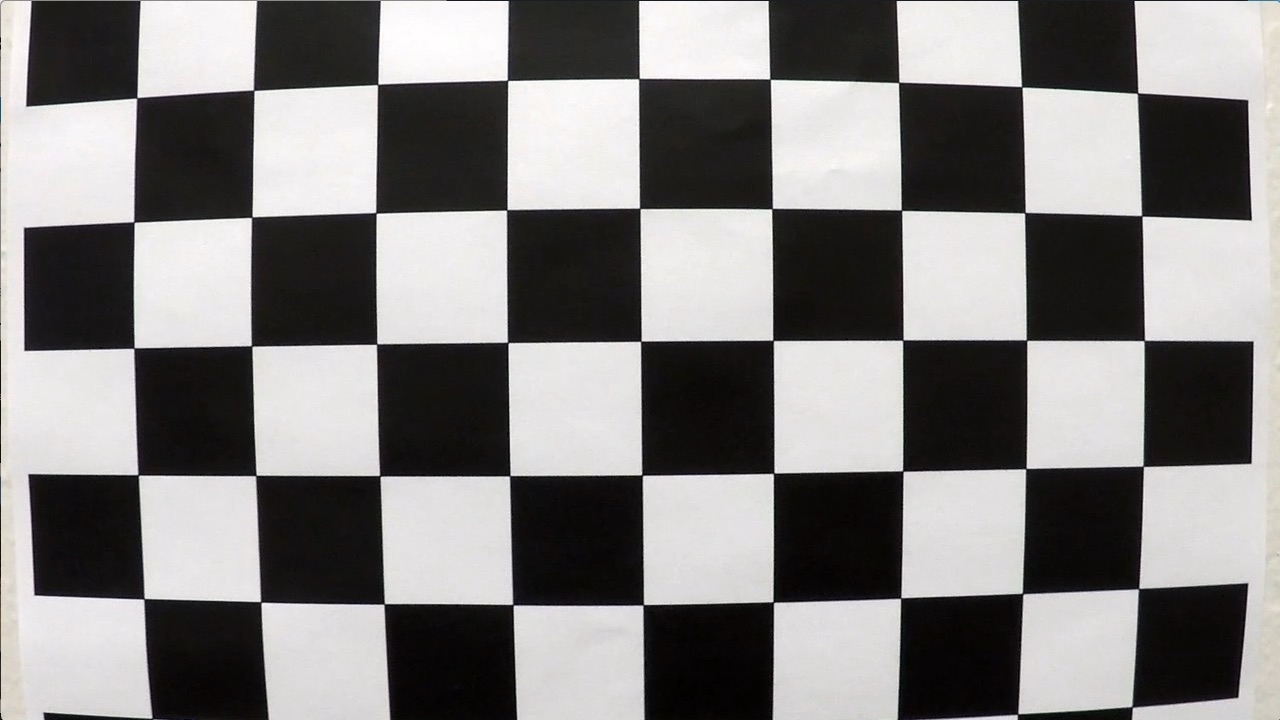
#> input picture data/images_for_calibration/calibration1.jpg, 1280 x 720 px; its folder holds only this picture in this run
$ jupyter execute --allow-errors project_lanetracker.ipynb   (shell and % lines are left out)   (older library calls are emulated)
#> lines starting #> are read from the running program, lines starting #| are printed output that depends on the picture; after the words box and inside, x2 and y2 are one past the last pixel; in counts of white or black regions, pixels touching at a corner belong together
### source/lanetracker/camera.py
import numpy as np
import cv2
import matplotlib.image as mpimg


class CameraCalibration(object):
    """
    Prepares camera calibration pipeline based on a set of calibration images.
    """

    def __init__(self, calibration_images, pattern_size=(9, 6), retain_calibration_images=False):
        """
        Initializes camera calibration pipeline based on a set of calibration images.

        Parameters
        ----------
        calibration_images          : Calibration images.
        pattern_size                : Shape of the calibration pattern.
        retain_calibration_images   : Flag indicating if we need to preserve calibration images.
        """
        self.camera_matrix = None
        self.dist_coefficients = None
        self.calibration_images_success = []
        self.calibration_images_error = []
        self.calculate_calibration(calibration_images, pattern_size, retain_calibration_images)
#> in calculate_calibration, image is the input picture: shape (720, 1280, 3); mean R, G, B 130.1, 128.4, 127.8
#> in calculate_calibration, `found, corners = cv2.findChessboardCorners(gray, pattern_size, None)`: found = False; corners = None

    # [16 lines left out: function __call__, not called in this run]

    def calculate_calibration(self, images, pattern_size, retain_calibration_images):
        """
        Prepares calibration settings.

        Parameters
        ----------
        images                      : Set of calibration images.
        pattern_size                : Calibration pattern shape.
        retain_calibration_images   : Flag indicating if we need to preserve calibration images.
        """
        # Prepare object points: (0,0,0), (1,0,0), (2,0,0), ...
        pattern = np.zeros((pattern_size[1] * pattern_size[0], 3), np.float32)
        pattern[:, :2] = np.mgrid[0:pattern_size[0], 0:pattern_size[1]].T.reshape(-1, 2)
        pattern_points = []  # 3d points in real world space
        image_points = []  # 2d points in image plane.
        image_size = None

        # Step through the list and search for chessboard corners
        for i, path in enumerate(images):
            image = mpimg.imread(path)
            gray = cv2.cvtColor(image, cv2.COLOR_RGB2GRAY)
            # Find the chessboard corners
            found, corners = cv2.findChessboardCorners(gray, pattern_size, None)
            # If found, add object points and image points
            if found:
                pattern_points.append(pattern)
                image_points.append(corners)
                image_size = (image.shape[1], image.shape[0])
                if retain_calibration_images:
                    cv2.drawChessboardCorners(image, pattern_size, corners, True)
                    self.calibration_images_success.append(image)
            else:
                if retain_calibration_images:
                    self.calibration_images_error.append(image)

        if pattern_points and image_points:
            _, self.camera_matrix, self.dist_coefficients, _, _ = cv2.calibrateCamera(
                pattern_points, image_points, image_size, None, None
            )

### source/lanetracker/gradients.py
import numpy as np
import cv2


def gradient_abs_value_mask(image, sobel_kernel=3, axis='x', threshold=(0, 255)):
    """
    Masks the image based on gradient absolute value.

    Parameters
    ----------
    image           : Image to mask.
    sobel_kernel    : Kernel of the Sobel gradient operation.
    axis            : Axis of the gradient, 'x' or 'y'.
    threshold       : Value threshold for it to make it to appear in the mask.

    Returns
    -------
    Image mask with 1s in activations and 0 in other pixels.
    """
    # Take the absolute value of derivative in x or y given orient = 'x' or 'y'
    if axis == 'x':
        sobel = np.absolute(cv2.Sobel(image, cv2.CV_64F, 1, 0, ksize=sobel_kernel))
    if axis == 'y':
        sobel = np.absolute(cv2.Sobel(image, cv2.CV_64F, 0, 1, ksize=sobel_kernel))
    # Scale to 8-bit (0 - 255) then convert to type = np.uint8
    sobel = np.uint8(255 * sobel / np.max(sobel))
    # Create a mask of 1's where the scaled gradient magnitude is > thresh_min and < thresh_max
    mask = np.zeros_like(sobel)
    # Return this mask as your binary_output image
    mask[(sobel >= threshold[0]) & (sobel <= threshold[1])] = 1
    return mask

def gradient_magnitude_mask(image, sobel_kernel=3, threshold=(0, 255)):
    """
    Masks the image based on gradient magnitude.

    Parameters
    ----------
    image           : Image to mask.
    sobel_kernel    : Kernel of the Sobel gradient operation.
    threshold       : Magnitude threshold for it to make it to appear in the mask.

    Returns
    -------
    Image mask with 1s in activations and 0 in other pixels.
    """
    # Take the gradient in x and y separately
    sobel_x = cv2.Sobel(image, cv2.CV_64F, 1, 0, ksize=sobel_kernel)
    sobel_y = cv2.Sobel(image, cv2.CV_64F, 0, 1, ksize=sobel_kernel)
    # Calculate the magnitude
    magnitude = np.sqrt(sobel_x ** 2 + sobel_y ** 2)
    # Scale to 8-bit (0 - 255) and convert to type = np.uint8
    magnitude = (magnitude * 255 / np.max(magnitude)).astype(np.uint8)
    # Create a binary mask where mag thresholds are met
    mask = np.zeros_like(magnitude)
    mask[(magnitude >= threshold[0]) & (magnitude <= threshold[1])] = 1
    # Return this mask as your binary_output image
    return mask

def gradient_direction_mask(image, sobel_kernel=3, threshold=(0, np.pi / 2)):
    """
    Masks the image based on gradient direction.

    Parameters
    ----------
    image           : Image to mask.
    sobel_kernel    : Kernel of the Sobel gradient operation.
    threshold       : Direction threshold for it to make it to appear in the mask.

    Returns
    -------
    Image mask with 1s in activations and 0 in other pixels.
    """
    # Take the gradient in x and y separately
    sobel_x = cv2.Sobel(image, cv2.CV_64F, 1, 0, ksize=sobel_kernel)
    sobel_y = cv2.Sobel(image, cv2.CV_64F, 0, 1, ksize=sobel_kernel)
    # Take the absolute value of the x and y gradients and calculate the direction of the gradient
    direction = np.arctan2(np.absolute(sobel_y), np.absolute(sobel_x))
    # Create a binary mask where direction thresholds are met
    mask = np.zeros_like(direction)
    # Return this mask as your binary_output image
    mask[(direction >= threshold[0]) & (direction <= threshold[1])] = 1
    return mask

def color_threshold_mask(image, threshold=(0, 255)):
    """
    Masks the image based on color intensity.

    Parameters
    ----------
    image           : Image to mask.
    threshold       : Color intensity threshold.

    Returns
    -------
    Image mask with 1s in activations and 0 in other pixels.
    """
    mask = np.zeros_like(image)
    mask[(image > threshold[0]) & (image <= threshold[1])] = 1
    return mask

def get_edges(image, separate_channels=False):
    """
    Masks the image based on a composition of edge detectors: gradient value,
    gradient magnitude, gradient direction and color.

    Parameters
    ----------
    image               : Image to mask.
    separate_channels   : Flag indicating if we need to put masks in different color channels.

    Returns
    -------
    Image mask with 1s in activations and 0 in other pixels.
    """
    # Convert to HLS color space and separate required channel
    hls = cv2.cvtColor(np.copy(image), cv2.COLOR_RGB2HLS).astype(np.float)
    s_channel = hls[:, :, 2]
    # Get a combination of all gradient thresholding masks
    gradient_x = gradient_abs_value_mask(s_channel, axis='x', sobel_kernel=3, threshold=(20, 100))
    gradient_y = gradient_abs_value_mask(s_channel, axis='y', sobel_kernel=3, threshold=(20, 100))
    magnitude = gradient_magnitude_mask(s_channel, sobel_kernel=3, threshold=(20, 100))
    direction = gradient_direction_mask(s_channel, sobel_kernel=3, threshold=(0.7, 1.3))
    gradient_mask = np.zeros_like(s_channel)
    gradient_mask[((gradient_x == 1) & (gradient_y == 1)) | ((magnitude == 1) & (direction == 1))] = 1
    # Get a color thresholding mask
    color_mask = color_threshold_mask(s_channel, threshold=(170, 255))

    if separate_channels:
        return np.dstack((np.zeros_like(s_channel), gradient_mask, color_mask))
    else:
        mask = np.zeros_like(gradient_mask)
        mask[(gradient_mask == 1) | (color_mask == 1)] = 1
        return mask

### source/lanetracker/perspective.py
import numpy as np
import cv2

def flatten_perspective(image):
    """
    Warps the image from the vehicle front-facing camera mapping hte road to a bird view perspective.

    Parameters
    ----------
    image       : Image from the vehicle front-facing camera.

    Returns
    -------
    Warped image.
    """
    # Get image dimensions
    (h, w) = (image.shape[0], image.shape[1])
    # Define source points
    source = np.float32([[w // 2 - 76, h * .625], [w // 2 + 76, h * .625], [-100, h], [w + 100, h]])
    # Define corresponding destination points
    destination = np.float32([[100, 0], [w - 100, 0], [100, h], [w - 100, h]])
    transform_matrix = cv2.getPerspectiveTransform(source, destination)
    unwarp_matrix = cv2.getPerspectiveTransform(destination, source)
    return (cv2.warpPerspective(image, transform_matrix, (w, h)), unwarp_matrix)

### source/project_lanetracker.ipynb
1. 패키지 호출

[cell 1]
import numpy as np
import matplotlib.pyplot as plt
import matplotlib.image as mpimg
import matplotlib.gridspec as gridspec
import glob
import cv2

2. 카메라 조정

[cell 2]
from lanetracker import camera
from matplotlib import pyplot
import glob
images = glob.glob('../data/images_for_calibration/*.jpg')
setCamera = camera.CameraCalibration(images,[9,6],True)

for successImage in setCamera.calibration_images_success:
    b,g,r = cv2.split(successImage)
    successImage2 = cv2.merge([r,g,b])
    pyplot.imshow(successImage2)
    pyplot.xticks([])
    pyplot.yticks([])
    pyplot.show()
for errorImage in setCamera.calibration_images_error:
    b,g,r = cv2.split(errorImage)
    errorImage2 = cv2.merge([r,g,b])
    pyplot.imshow(errorImage2)
    pyplot.xticks([])
    pyplot.yticks([])
    pyplot.show()
#> this loop made 1 pass

3. 사물 가장자리 추출

[cell 3]
from matplotlib import pyplot
from lanetracker import gradients

image = cv2.imread("../data/straight_lines.jpg")
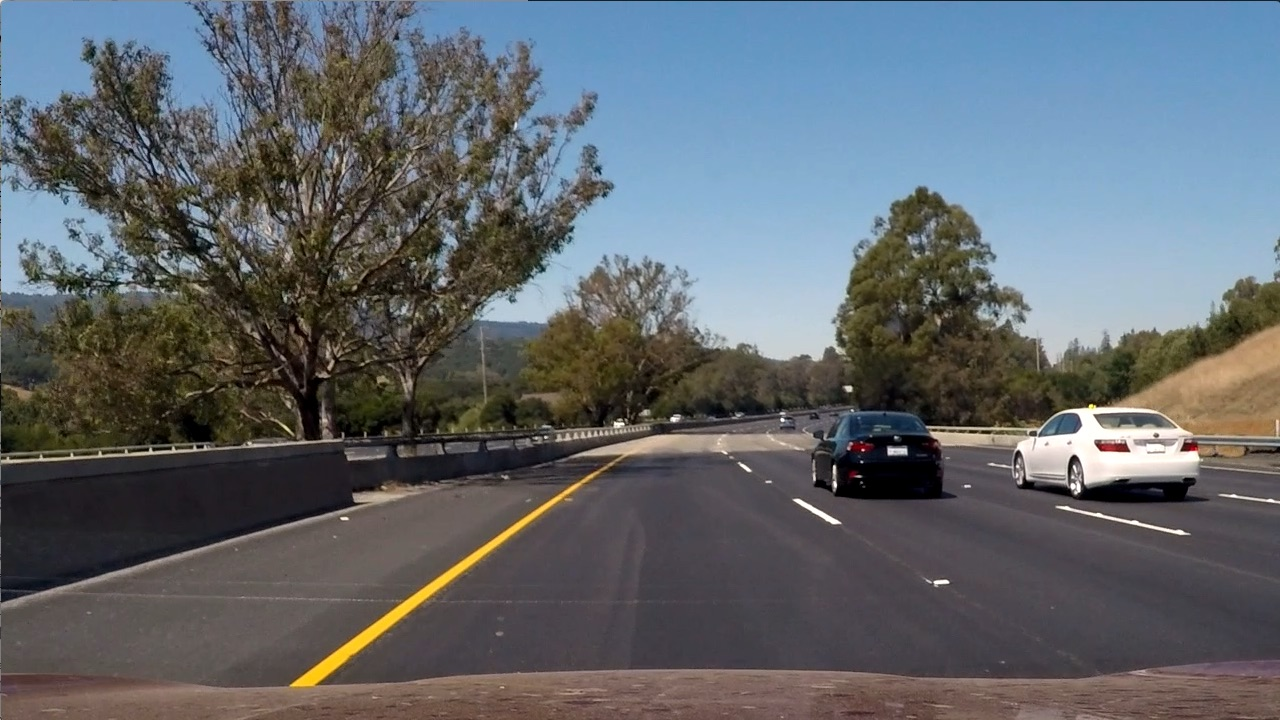
#> input picture data/straight_lines.jpg, 1280 x 720 px
#> image is the input picture: shape (720, 1280, 3); mean B, G, R 107.9, 102.6, 97

edge = gradients.get_edges(image)
#> in get_edges, `gradient_x = gradient_abs_value_mask(s_channel, axis='x', sobel_kernel..`:
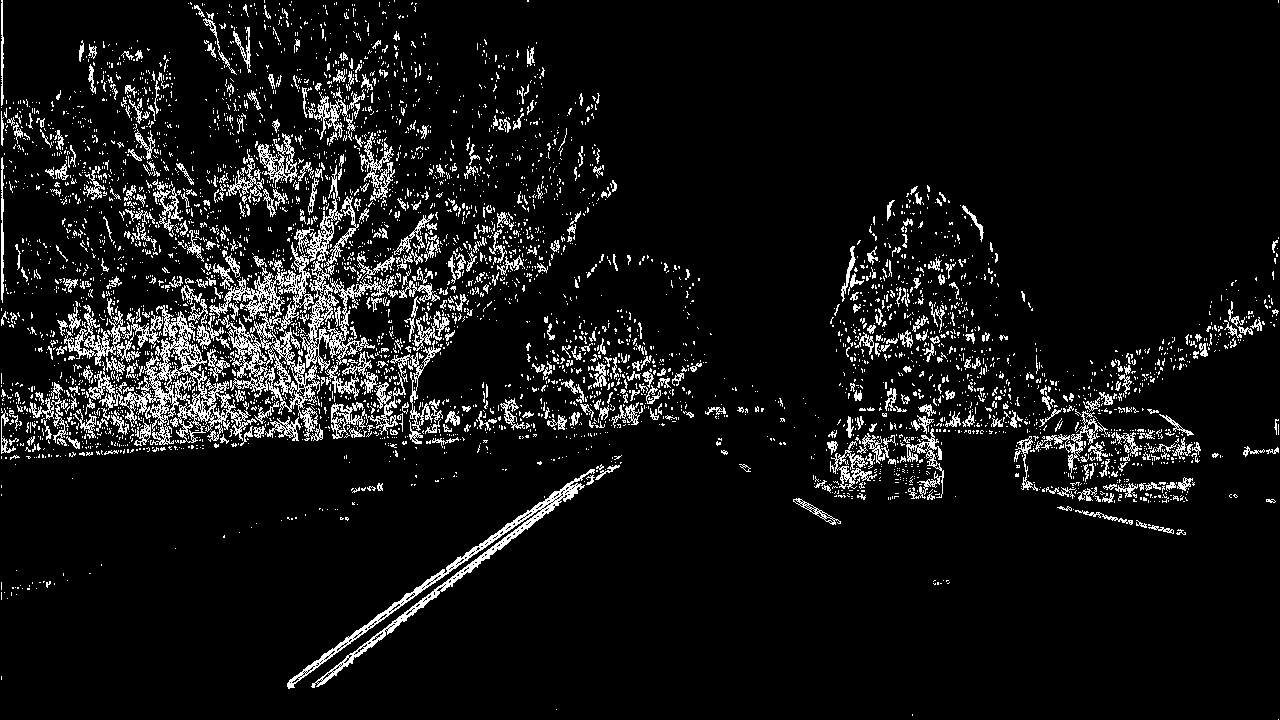
#> gradient_x: shape (720, 1280); values 0 (black) and 1 (white), 8% white in thin lines or dots
#> in get_edges, `gradient_y = gradient_abs_value_mask(s_channel, axis='y', sobel_kernel..`: gradient_y: shape (720, 1280); values 0 (black) and 1 (white), 8.7% white in thin lines or dots
#> in get_edges, `magnitude = gradient_magnitude_mask(s_channel, sobel_kernel=3, thresho..`: magnitude: shape (720, 1280); values 0 (black) and 1 (white), 12.1% white in thin lines or dots
#> in get_edges, `direction = gradient_direction_mask(s_channel, sobel_kernel=3, thresho..`: direction: shape (720, 1280) float64; values 0 (black) and 1 (white), 32.8% white in thin lines or dots
#> in get_edges, `color_mask = color_threshold_mask(s_channel, threshold=(170, 255))`: color_mask: shape (720, 1280) float64; values 0 (black) and 1 (white), 2.1% white; 1313 white regions (1218 under 20 px), largest, box (x1, y1, x2, y2) and area: (1035, 401, 1199, 478) 3418, (290, 484, 580, 687) 3277, (835, 453, 941, 499) 1871
#> edge: shape (720, 1280) float64; values 0 (black) and 1 (white), 7.2% white in thin lines or dots
pyplot.imshow(edge)
pyplot.xticks([])
pyplot.yticks([])
pyplot.show()

b,g,r = cv2.split(image)
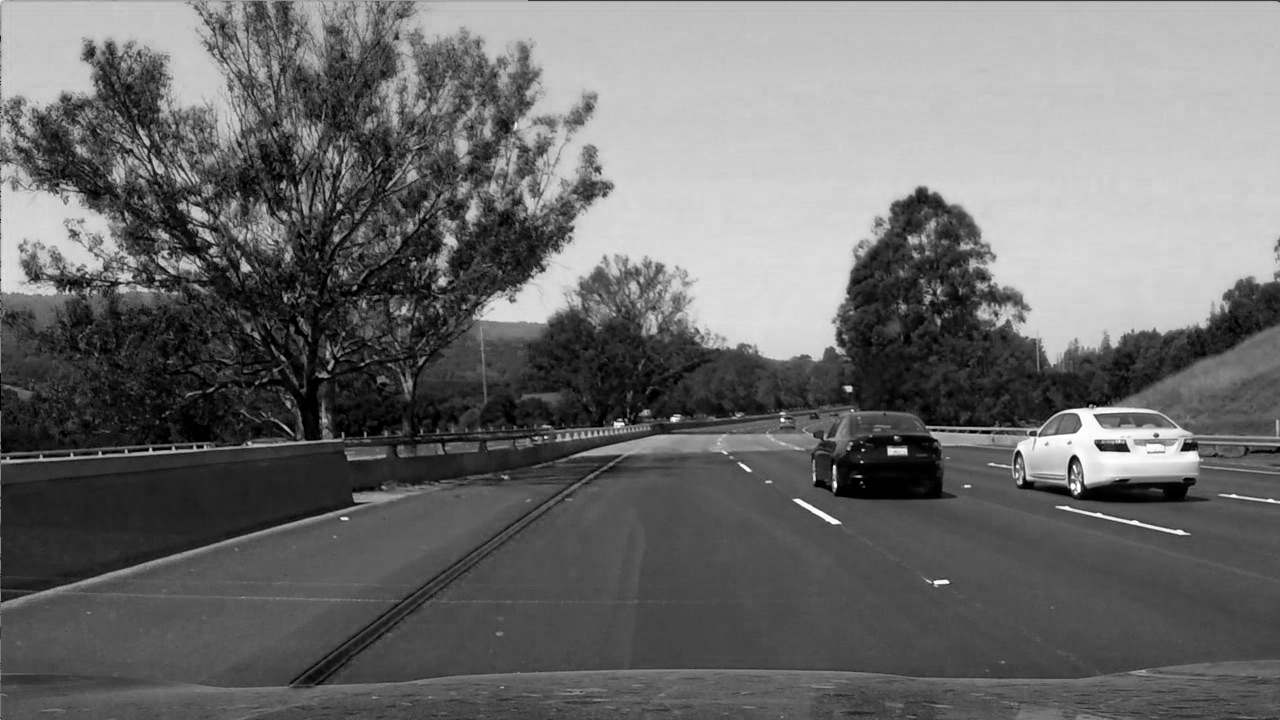
#> b: shape (720, 1280); min 0, max 255, mean 107.9
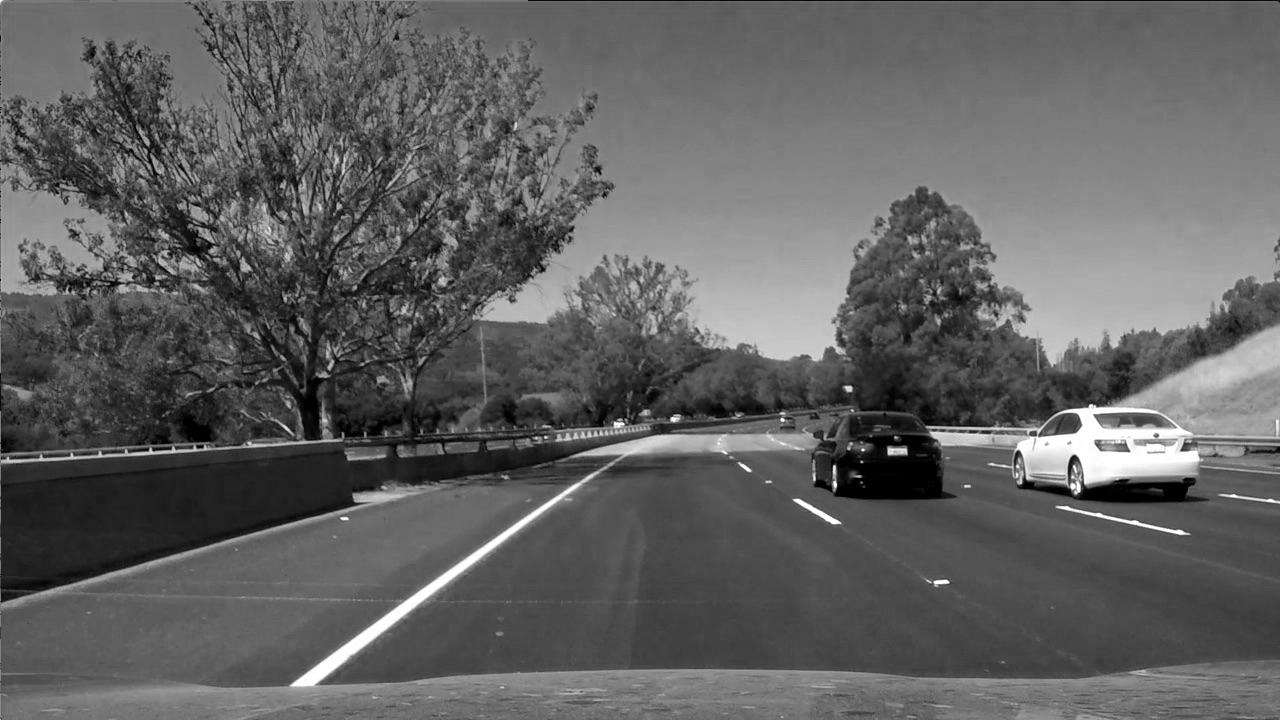
#> r: shape (720, 1280); min 0, max 255, mean 97
original = cv2.merge([r,g,b])
pyplot.imshow(original)
pyplot.xticks([])
pyplot.yticks([])
pyplot.show()

4. 카메라 시점 변경(상단)

[cell 4]
from lanetracker import perspective

image = cv2.imread("../data/201720702_birdview.jpg")
#> (the rest of this cell did not finish here and is left out)

5. 차로영역 추출

[cell 5]
from lanetracker import window
from lanetracker import tracker
images = glob.glob('../data/images_for_test_original/*.jpg')

for image in images:
    laneTracker = tracker.LaneTracker(cv2.imread(image))
    new_frame = laneTracker.process(cv2.imread(image))
    pyplot.imshow(new_frame)
    pyplot.xticks([])
    pyplot.yticks([])
    pyplot.show()
